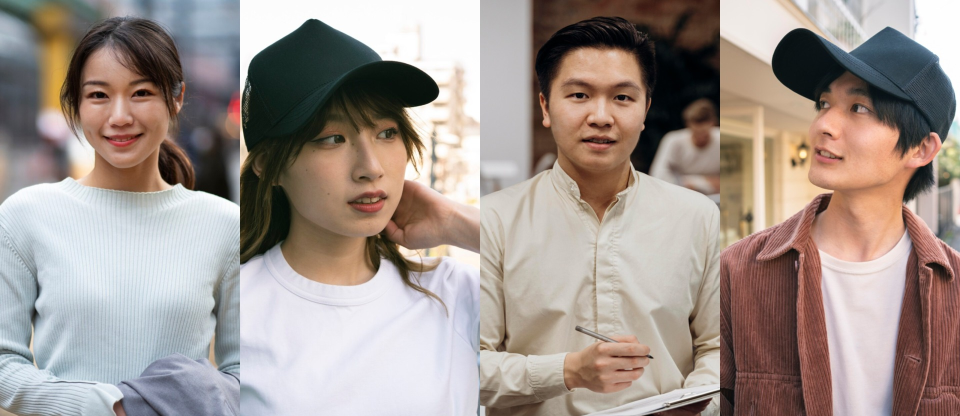
#> input picture assets/reference_alignment_examples.jpg, 1920 x 832 px (shown at 1/2 size)
$ python -i image_ops.py   (imports and definitions only)
#> lines starting #> are read from the running program, lines starting #| are printed output that depends on the picture
#> further down, picture is the input picture: PIL image 1920x832 RGB; mean R, G, B 160.3, 148.2, 142
from __future__ import annotations

from pathlib import Path

from PIL import Image, ImageOps


TA2_WIDTH = 480
TA2_HEIGHT = 832


def open_rgb_image(path: Path) -> Image.Image:
    with Image.open(path) as image:
        return ImageOps.exif_transpose(image).convert("RGB")


def center_crop_resize(
    image: Image.Image,
    width: int = TA2_WIDTH,
    height: int = TA2_HEIGHT,
) -> Image.Image:
#> called with width = 480, height = 832
    if width <= 0 or height <= 0:
        raise ValueError("width and height must be positive")
    image = image.convert("RGB")
    src_width, src_height = image.size
#> src_width = 1920; src_height = 832
    if src_width <= 0 or src_height <= 0:
        raise ValueError("image dimensions must be positive")

    target_aspect = width / height
    source_aspect = src_width / src_height
#> source_aspect = 2.31

    if source_aspect > target_aspect:
        crop_width = round(src_height * target_aspect)
#> crop_width = 480
        left = (src_width - crop_width) // 2
#> left = 720
        box = (left, 0, left + crop_width, src_height)
#> box = (720, 0, 1200, 832)
    else:
        crop_height = round(src_width / target_aspect)
        top = (src_height - crop_height) // 2
        box = (0, top, src_width, top + crop_height)

    return image.crop(box).resize((width, height), Image.Resampling.BICUBIC)
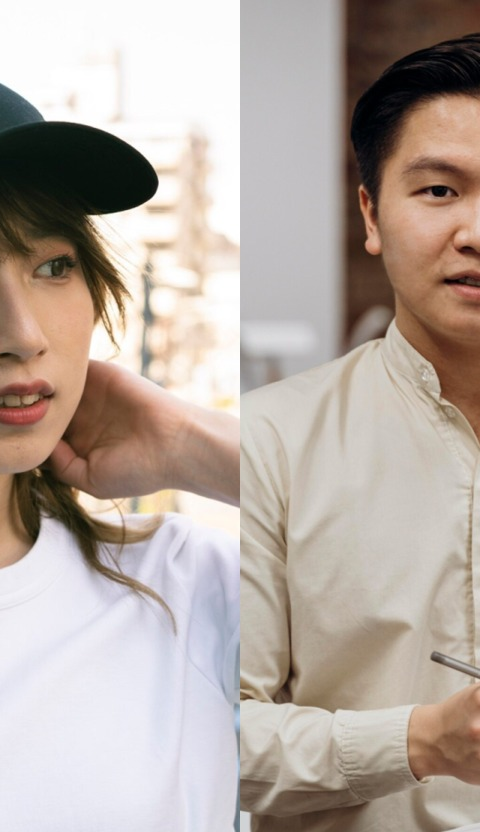
#> returned value: PIL image 480x832 RGB; mean R, G, B 181.9, 169.7, 161.8


def save_png(image: Image.Image, path: Path) -> None:
    path.parent.mkdir(parents=True, exist_ok=True)
    image.save(path, format="PNG")

>>> from PIL import Image
>>> picture = Image.open('../../assets/reference_alignment_examples.jpg')
>>> result = center_crop_resize(picture)
